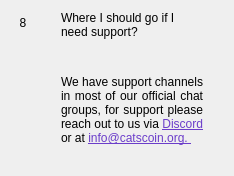
                  <widget class="QWidget" name="widgetFaq8" native="true">
                   <layout class="QHBoxLayout" name="horizontalpage_8" stretch="0,1">
                    <item alignment="Qt::AlignTop">
                     <widget class="QLabel" name="labelNumber8">
                      <property name="minimumSize">
                       <size>
                        <width>24</width>
                        <height>24</height>
                       </size>
                      </property>
                      <property name="maximumSize">
                       <size>
                        <width>16777215</width>
                        <height>24</height>
                       </size>
                      </property>
                      <property name="text">
                       <string>8</string>
                      </property>
                      <property name="alignment">
                       <set>Qt::AlignCenter</set>
                      </property>
                     </widget>
                    </item>
                    <item>
                     <layout class="QVBoxLayout" name="verticalLayoutpage_8">
                      <property name="leftMargin">
                       <number>20</number>
                      </property>
                      <property name="rightMargin">
                       <number>20</number>
                      </property>
                      <item>
                       <widget class="QLabel" name="labelSubtitle8">
                        <property name="text">
                         <string>Where I should go if I need support?</string>
                        </property>
                        <property name="wordWrap">
                         <bool>true</bool>
                        </property>
                       </widget>
                      </item>
                      <item>
                       <spacer name="verticalSpacer_80">
                        <property name="orientation">
                         <enum>Qt::Vertical</enum>
                        </property>
                        <property name="sizeType">
                         <enum>QSizePolicy::Fixed</enum>
                        </property>
                        <property name="sizeHint" stdset="0">
                         <size>
                          <width>20</width>
                          <height>30</height>
                         </size>
                        </property>
                       </spacer>
                      </item>
                      <item>
                       <widget class="QLabel" name="labelContent8">
                        <property name="text">
                         <string>
                           &lt;html&gt;&lt;head/&gt;&lt;body&gt;&lt;p align=&quot;justify&quot;&gt;
                           We have support channels in most of our official chat groups, for support please reach out to us via
                           &lt;a style='color: #6b3dca' href='https://discord.catscoin.org'&gt;
                           Discord&lt;/a&gt; or at
                           &lt;a style='color: #6b3dca' href='mailto://info@catscoin.org'&gt;
                           info@catscoin.org.
                           &lt;/p&gt;&lt;/body&gt;&lt;/html&gt;
                         </string>
                        </property>
                        <property name="alignment">
                         <set>Qt::AlignLeading|Qt::AlignLeft|Qt::AlignTop</set>
                        </property>
                        <property name="wordWrap">
                         <bool>true</bool>
                        </property>
                       </widget>
                      </item>
                      <item>
                       <spacer name="verticalSpacer_81">
                        <property name="orientation">
                         <enum>Qt::Vertical</enum>
                        </property>
                        <property name="sizeHint" stdset="0">
                         <size>
                          <width>20</width>
                          <height>20</height>
                         </size>
                        </property>
                       </spacer>
                      </item>
                     </layout>
                    </item>
                   </layout>
                  </widget>
